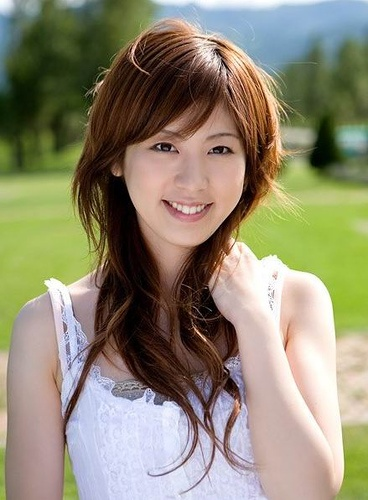
#> input picture sample.jpg, 368 x 500 px
$ python 11_ComputerVision.py   (Python 2 division)
#> lines starting #> are read from the running program, lines starting #| are printed output that depends on the picture
# Open Source Computer Vision (OpenCV) is a lib for computer vision
# released under Berkeley Software Distribution (BSD) lic, OpenCV is
# free for academic and commercial use. It has interface for C/C++,
# Python, and Java, can run on Windows, Android, and Unix like OS.
# further detail info about OpenCV is available at www.opencv.org

# update and upgrade the OS with:
# sudo apt-get update
# sudo apt-get upgrade
# sudo rpi-update
# sodu reboot -h now
# install OpenCV for Python:
# sudo apt-get install python-opencv -y

# Numpy is a matrix lib for scientific computing with Python
# which support linear algebra and container for generic data
# Numpy is used to save and process arrays of OpenCV image data
# detail about Numpy is available at http://www.numpy.org/

# import numpy as np

# Numpy has array() method for creating an array
# x=np.array([1,2,3])

# linspace() takes three paremeters of start_num, end_num and count
# which create count number elements with equal space in between
# y=np.linspace(0,8,3) # y==array([0.,4.,8.])

# Numpy array supports standalone and cross operations
# z=x**2 # z==array([1,4,9])
# z=x-y # z==array([1.,-2.,-5.])

# linear algebra functions are also supported such as:
# transpose(): permuete the dimensions of an array
# linalg.inv(): compute multiplicative inverse of a matrix
# linalg.solve(): solve a linear matrix equation
# dot(): doc product of two arrays

# following statements should be executed within Python 2
import cv2
# print cv2.__version__ # double check the lib is imported
# cv2.imread('image',mode) can import image with specified mode
# the image load mode could be color, grayscale, or alpha channel
# color: with value of "cv2.IMREAD_COLOR" or "1"
# grayscale: with value of "cv2.IMREAD_GRAYSCALE" or "0"
# alpha channel: with "cv2.IMREAD_UNCHANGED" or "-1"
# following code read sample image in color mode
# img=cv2.imread('sample.jpg',cv2.IMREAD_COLOR)
# this line of code above is the same with
img=cv2.imread('sample.jpg',1) # which is more commonly used
#> img is the input picture: shape (500, 368, 3); mean B, G, R 114.2, 136.7, 143.3
cv2.imshow('sample',img) # display image in "img" titled "sample"
keyPress=cv2.waitKey(0) # wait for a key press and read it to var
#> (key q is pressed here)
if keyPress==ord('q'):
    cv2.destroyWindow('sample') # destroy "sample" titled image
elif keyPress==ord('s'):
    cv2.imwrite('output.jpg',img) # !!!this coqqde does not work!!!
    cv2.destroyWindow('sample')

# matplotlib could be used for displaying images too
# install if not yet: sudo apt-get install python-matplotlib
import cv2
import matplotlib.pyplot as plt
img=cv2.imread('sample.jpg',0)
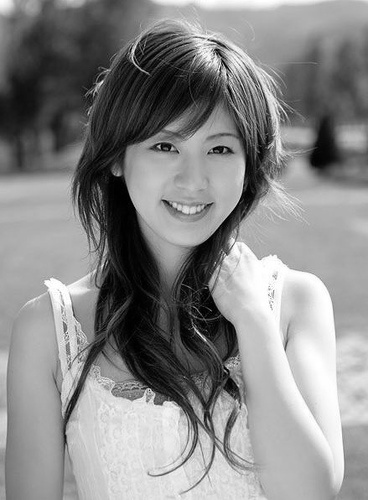
#> img: shape (500, 368); min 0, max 255, mean 136.1
# cv2.imread() and plt.imshow() have different color settings
# so here image is displayed in gray for correct output
plt.imshow(img,cmap='gray')
plt.title('sample')
plt.xticks([]) # disable x axis
plt.yticks([]) # disable y axis
plt.show()

# OpenCV support USB webcams to capture image or video
import cv2
# 0 in the code below is the first camera device index
# which could be found out with: ls -l /dev/video*
cam=cv2.VideoCapture(0)
# cam.read() return True or False of capture result first
# and the captured image file is returned as the second
ret,image=cam.read()
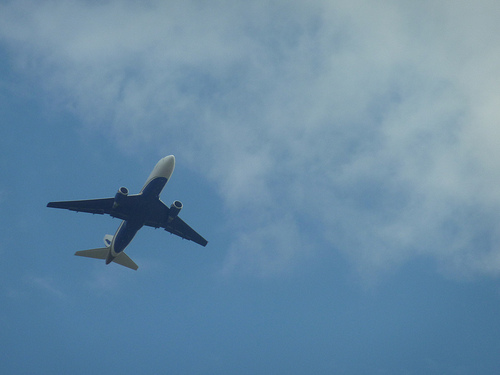
#> input picture airplane.jpg, 500 x 375 px, given in place of the camera
#> image is the input picture: shape (375, 500, 3); mean B, G, R 165.2, 138.9, 103.7
if ret:
    cv2.imshow('SnapshotTest',image)
    cv2.waitKey(0)
    cv2.destroyWindow('SnapshotTest')
    cv2.imwrite('/home/pi/capture/SnapshotTest.jpg',image)
cam.release()

# use OpenCV to display live video
import cv2
cam=cv2.VideoCapture(0)
dw=str(int(cam.get(3)))
dh=str(int(cam.get(4)))
print 'Default Resolution is '+dw+'x'+dh
w=1024
h=768
cam.set(3,w)
cam.set(4,h)
print 'Now resolution is set to '+str(w)+'x'+str(h)
while(True):
    # capture frame by frame
    ret,frame=cam.read()
    # display the result frame
    cv2.imshow('Video Test',frame)
    # wait for ESC key which has the value of 27
    if cv2.waitKey(1)==27:
#> (key q is pressed here)
        break
# when everything done, release the capture
cam.release()
cv2.destroyAllWindows()

# use OpenCV to write a video to file, use cv2.VideoWriter() function
# it takes paramters of Filename, FourCC, Framerate and Resolution
import cv2
cam=cv2.VideoCapture(0)
# the Four Character Code (FourCC) could be DIVX, XVID, H264, MJPG, WMV1, or WMV2
#> (the run stopped early here; a loop or call above may not have finished)
